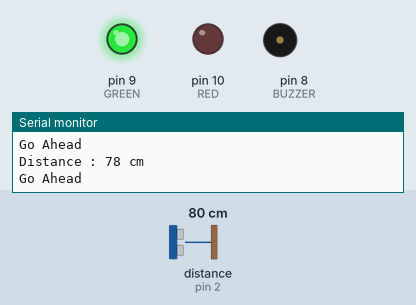
This sketch was run on a simulated Arduino Nano, built with avr-gcc and run on an emulated ATmega328P. Parts: output pins drawn as LEDs (lit = HIGH), buzzer (waves = sounding), the last lines printed to the serial monitor. Wiring (inferred from the names in the program): ultrasonic range finder: trigger pin 3; echo pin 2. The inputs (shaded band) are chosen by the test bench; at power-on: distance to the obstacle (sensor on pin 2) 80 cm. The echo pulse lasts 58.3 µs per cm; pins used as bus, display or sensor lines are not drawn.

Above: at 1.8 s.
1.9 s: distance to the obstacle (sensor on pin 2) set to 54 cm
3.4 s: distance to the obstacle (sensor on pin 2) set to 47 cm
At 4.9 s:
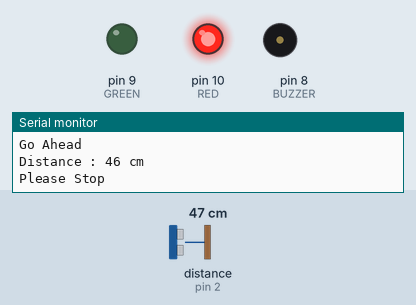
7.5 s: distance to the obstacle (sensor on pin 2) set to 60 cm
At 8.4 s:
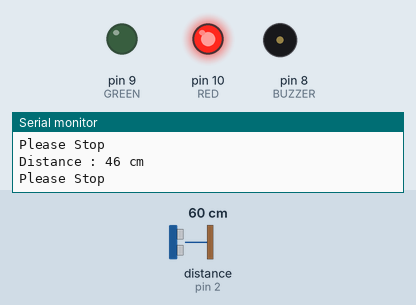
10.1 s: distance to the obstacle (sensor on pin 2) set to 2 cm
At 10.71 s:
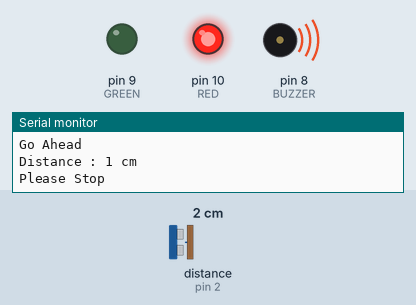
Timing chart, 0 to 15.2 s (numbered marks = the images above; inputs shaded):
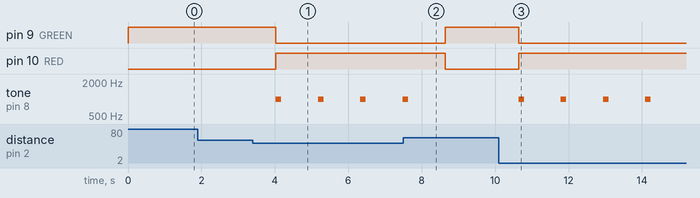

The sketch:

CSE498R_Hardware_Implementation-_Smart_Blind_Stick_18-Aug-19.ino
```cpp
   #define RED 10                   // Define Digital Pin Number 10 as RED of Nano for Red Alert (stop) LED
   #define GREEN 9                  // Define Digital Pin Number 9 as GREEN of Nano for Green Alert (go/move) LED
   #define BUZZER 8                 // Define Digital Pin Number 8 as BUZZER of Nano for Sound (Alert)


   const int trigPin = 3;           // Fixed Digital Pin Number 3 for sonar trig
   const int echoPin = 2 ;          // Fixed Digital Pin Number 2 for sonar echo


   long duration;      // time duration for sonar
   int distance;       // distance calculation for sonar
   int sound =1000;    // sound level


    void setup()
  {

     pinMode(trigPin, OUTPUT);      // Sets the trigPinas an Output
     pinMode(echoPin, INPUT);      // Sets the echoPinas an Input
     pinMode(RED,OUTPUT);          // sets the digital pin as output
     pinMode(GREEN,OUTPUT);        // sets the digital pin as output

     pinMode(BUZZER, OUTPUT);


     Serial.begin(9600);         // Begins Serial Communication


  }


    void loop()
  {

    digitalWrite(trigPin, LOW);    // Clears the trigPin
    delayMicroseconds(2);
    digitalWrite(trigPin, HIGH);   // sets the trigPinon HIGH state for 10 micro seconds
    delayMicroseconds(10);
    digitalWrite(trigPin, LOW);

    duration = pulseIn(echoPin, HIGH);     // Reads the echoPin, returns the sound wave travel time in microseconds
    distance = duration*0.034/2;           // Calculating the distance


      if (distance >= 0 &&  distance <=50 )
     {

        digitalWrite(RED, HIGH); // sets the RED LED on
        digitalWrite(GREEN, LOW); // sets the GREEN LED off
        sound = 1000 ;

        tone(BUZZER, sound);

        Serial.print("Distance : ");
        Serial.print(distance);
        Serial.println(" cm");
        Serial.println("Please Stop");

        delay(150);
        noTone(BUZZER);

     }


     else
    {
       digitalWrite(GREEN, HIGH);  // sets the LED on
       digitalWrite(RED, LOW); // sets the RED LED off
       sound = 100 ;
       tone(BUZZER, sound);

       Serial.print("Distance : ");
       Serial.print(distance);
       Serial.println(" cm");
       Serial.println("Go Ahead");

       noTone(BUZZER);


    }

    delay(1000);


}
```

Measured:
- the behaviour switches between 52 and 51 cm on distance to the obstacle (sensor on pin 2) (found by bisection; images 0 and 1)
- after the input at 3.4 s, pin 9 (GREEN): HIGH → LOW after 0.62 s; pin 10 (RED): LOW → HIGH after 0.62 s; tone on pin 8 (BUZZER): alternates 1000 Hz for 0.15 s and silent for 1.0 s, starting after 0.62 s
- after the input at 7.5 s, pin 9 (GREEN): LOW → HIGH after 1.1 s; pin 10 (RED): HIGH → LOW after 1.1 s; tone on pin 8 (BUZZER): goes on until 7.6 s, then stays silent
- after the input at 10.1 s, pin 9 (GREEN): HIGH → LOW after 0.54 s; pin 10 (RED): LOW → HIGH after 0.54 s; tone on pin 8 (BUZZER): alternates 1000 Hz for 0.15 s and silent for 1.0 s, starting after 0.54 s
